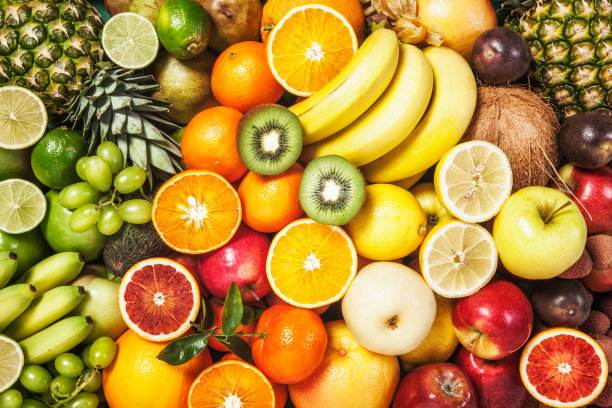
%> input picture test.jpeg, 612 x 408 px
$ octave exp05.m   (GNU Octave 9; MATLAB toolbox functions it lacks are replaced by stand-ins)
%> lines starting %> are read from the running program, lines starting %| are printed output that depends on the picture; in (x1, y1, x2, y2) boxes, pixels count from 0 and x2, y2 are one past the last pixel; in counts of white or black regions, pixels touching at a corner belong together; the program's own positions count from 1
### func/PencilSketch.m
function imgout = PencilSketch(img,p,thresh,w)
% 20.1,0.3,3

if size(img,3)==3
    imgray = rgb2gray(img);
else
    imgray = img;
end

G1 = fspecial('Gaussian',5,.5);
G2 = fspecial('Gaussian',5,2);
dog = (1+p)*G1-(p*G2);

imgdog = conv2(imgray,dog,'same');
mask = imgdog<=thresh;
imgdog2 = 0.9+tanh(w*(imgdog-thresh)).*mask;

G3 = fspecial('Gaussian',10,1.5);
imgout = conv2(imgdog2,G3,'same');

end

### func/ColorPencilSketch.m
function imgout = ColorPencilSketch(img,p,thresh,w)

R = PencilSketch(img(:,:,1),p,thresh,w);
G = PencilSketch(img(:,:,2),p,thresh,w);
B = PencilSketch(img(:,:,3),p,thresh,w);
imgout = cat(3,R,G,B);

end

### 优化实例/05_铅笔滤镜/exp05.m
clear; clc
% 读取图片
img = imread('test.jpeg');
%> img is the input picture: size 408x612x3 uint8; mean R, G, B 181.2, 138.3, 59.8
% 预处理
img = im2double(img);
%> img: size 408x612x3 double
[rows,cols,~] = size(img);
%> rows = 408; cols = 612
% 参数
p = 20.1;
thresh = 0.3;
w = 3;


addpath('C:\Users\ASUS\Desktop\filter\func')
imgout = ColorPencilSketch(img,p,thresh,w);
%> in PencilSketch, `mask = imgdog<=thresh;`:
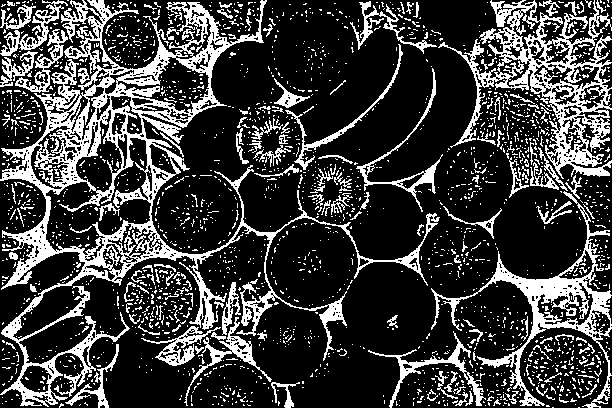
%> mask: size 408x612 logical; 24.2% white; 2224 white regions (2065 under 20 px), largest, box (x1, y1, x2, y2) and area: (0, 0, 440, 407) 23346, (438, 0, 612, 179) 8264, (431, 191, 612, 408) 5120
%> in PencilSketch (call 2), `mask = imgdog<=thresh;`: mask: size 408x612 logical; 33.6% white; 1831 white regions (1680 under 20 px), largest, box (x1, y1, x2, y2) and area: (0, 0, 612, 408) 62664, (124, 264, 194, 335) 2322, (526, 362, 599, 403) 1074
%> call 3 of PencilSketch, with p = 20.1, thresh = 0.3, w = 3
%> in PencilSketch (call 3), `imgray = img;`:
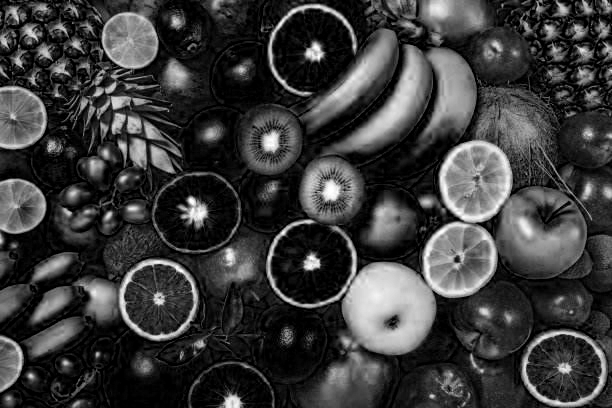
%> imgray: size 408x612 double; min 0, max 1, mean 0.234
%> in PencilSketch (call 3), `imgdog = conv2(imgray,dog,'same');`:
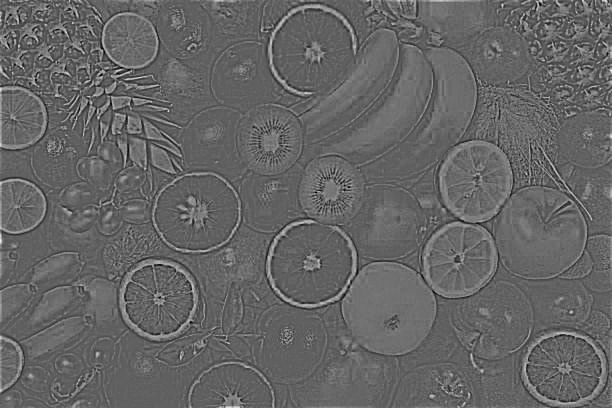
%> imgdog: size 408x612 double; min -4.86, max 7.94, mean 0.248; drawn with min black and max white
%> in PencilSketch (call 3), `mask = imgdog<=thresh;`:
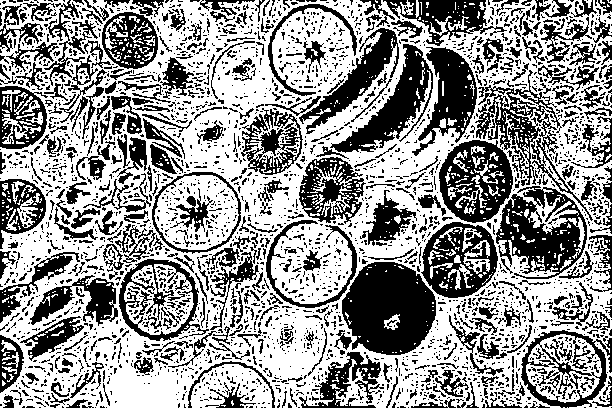
%> mask: size 408x612 logical; 58.7% white; 2974 black regions (2557 under 20 px), largest, box (x1, y1, x2, y2) and area: (342, 262, 436, 355) 6485, (496, 186, 587, 279) 4331, (439, 140, 513, 223) 3590
%> in PencilSketch (call 3), `imgdog2 = 0.9+tanh(w*(imgdog-thresh)).*mask;`:
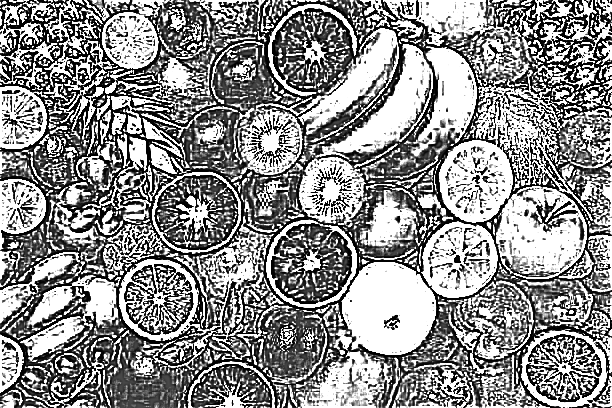
%> imgdog2: size 408x612 double; min -0.1, max 0.9, mean 0.459; drawn with min black and max white
%> in PencilSketch (call 3), `imgout = conv2(imgdog2,G3,'same');`:
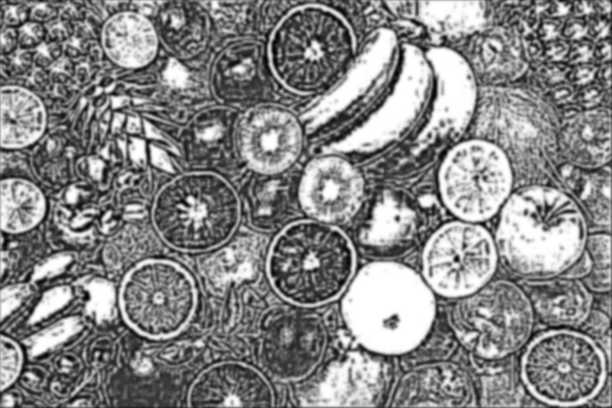
%> imgout: size 408x612 double; min -0.0437, max 0.9, mean 0.456; drawn with min black and max white
%> in ColorPencilSketch, `imgout = cat(3,R,G,B);`:
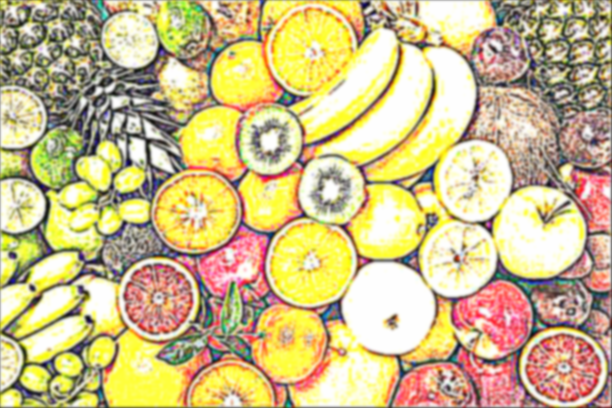
%> imgout: size 408x612x3 double; mean R, G, B 0.713, 0.648, 0.456; drawn with min black and max white
fig = figure('Position',[490,42,1428,951]);
%> (the run ends here)
